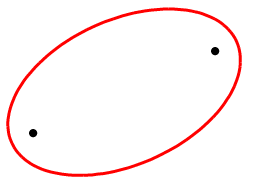
//> input picture ellips.png, 256 x 192 px
$ ./test   (built with g++ and OpenCV 4)
//> lines starting //> are read from the running program, lines starting //| are printed output that depends on the picture; after the words box and inside, x2 and y2 are one past the last pixel; in counts of white or black regions, pixels touching at a corner belong together
//*******************************************************************************
//*
//*
//*  This program is demonstration for ellipse fitting. Program finds
//*  contours and approximate it by ellipses.
//*
//*  Trackbar specify threshold parametr.
//*
//*  White lines is contours. Red lines is fitting ellipses.
//*
//*
//*  Autor:  Denis Burenkov.
//*
//*
//*
//********************************************************************************/
#include "opencv2/imgproc/imgproc.hpp"
#include "opencv2/highgui/highgui.hpp"
#include <iostream>
using namespace cv;
using namespace std;

// static void help()
// {
//     cout <<
//             "\nThis program is demonstration for ellipse fitting. The program finds\n"
//             "contours and approximate it by ellipses.\n"
//             "Call:\n"
//             "./fitellipse [image_name -- Default stuff.jpg]\n" << endl;
// }

int sliderPos = 70;

Mat image;

void processImage(int, void*);


int main( int argc, char** argv )
{


    const char* filename = argc == 2 ? argv[1] : (char*)"ellips.png";
    image = imread(filename, 0);
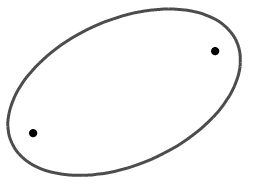
//> image: 192 rows x 256 cols, CV_8UC1; min 0, max 255, mean 247.6
    if( image.empty() )
    {
        cout << "Couldn't open image " << filename << "\nUsage: fitellipse <image_name>\n";
        return 0;
    }

    imshow("source", image);
    namedWindow("result", 1);

    // Create toolbars. HighGUI use.
    createTrackbar( "threshold", "result", &sliderPos, 255, processImage );
    processImage(0, 0);

    // Wait for a key stroke; the same function arranges events processing
    waitKey();
    return 0;
}

// Define trackbar callback functon. This function find contours,
// draw it and approximate it by ellipses.
void processImage(int /*h*/, void*)
{
    struct timespec start, end;

    vector<vector<Point> > contours;
    Mat bimage = image >= sliderPos;
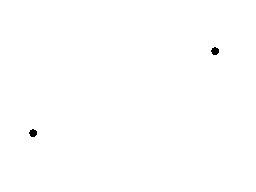
//> bimage: 192 rows x 256 cols, CV_8UC1; 99.8% white; 2 black regions

    findContours(bimage, contours, CV_RETR_LIST, CV_CHAIN_APPROX_NONE);
//> contours = 3 contours; box (x1, y1, x2, y2) and area: (0, 0, 256, 192) 48705, (28, 128, 38, 138) 59, (210, 46, 220, 56) 59

    Mat cimage = Mat::zeros(bimage.size(), CV_8UC3);
    cout << "Output\n";


    clock_gettime(CLOCK_REALTIME, &start);

    for(size_t i = 0; i < contours.size(); i++)
    {
        size_t count = contours[i].size();
        if( count < 6 )
            continue;

        Mat pointsf;
        Mat(contours[i]).convertTo(pointsf, CV_32F);

        RotatedRect box = fitEllipse(pointsf);


   //*//  DRAWING OUTPUT
       // [10 lines of commented-out code are left out]
   //*// DATA OUTPUT
        // [4 lines of commented-out code are left out]
   //*//
    }
//> this loop made 3 passes
//> (count, box) on passes 1 to 3: (24, centre (32.6, 132.6), size (8.8, 8.8), angle 45), (24, centre (214.6, 50.6), size (8.8, 8.8), angle 45), (892, centre (127.5, 95.5), size (222.2, 307.7), angle 90)
    clock_gettime(CLOCK_REALTIME, &end);

    long long unsigned int diff = end.tv_nsec - start.tv_nsec;
    std::cout << "Elapsed time :" << diff * std::pow(10,-9) << "s" << std::endl;


    imshow("result", cimage);

}
